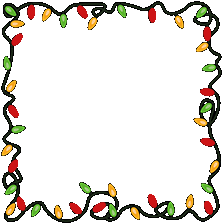
#> input picture frames/christmas_lights.gif, 224 x 224 px
$ python test-rarity-border.py
#> lines starting #> are read from the running program, lines starting #| are printed output that depends on the picture

# %%
from PIL import Image

# [8 lines of commented-out code are left out]
frame_name = "christmas_lights"

frame_gif = Image.open(f"../frames/{frame_name}.gif")
#> frame_gif is the input picture: PIL image 224x224 P; mean R, G, B, A 13.7, 9.8, 4, 41.2

image = Image.open("imgs/cat_santa.png")
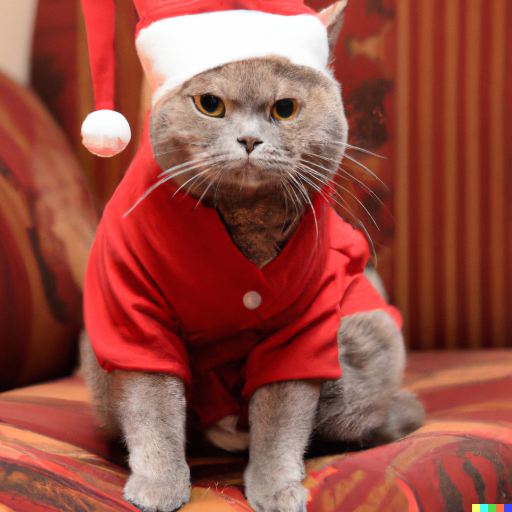
#> input picture experiments/imgs/cat_santa.png, 1024 x 1024 px (shown at 1/2 size)
#> image is the input picture: PIL image 1024x1024 RGB; mean R, G, B 150.5, 76.1, 64.9
width, height = image.size
#> width = 1024; height = 1024

# Create a black background image
if frame_name.lower() in ["speedlines", "rain_of_gold"]:
    OFFSET = 0
else:
    OFFSET = 275

base_layer = Image.new(mode="RGB", size=(width + OFFSET, height + OFFSET))
#> base_layer: PIL image 1299x1299 RGB; every value is 0
# Paste the target image on the base layer
base_layer.paste(image, (OFFSET//2, OFFSET//2))
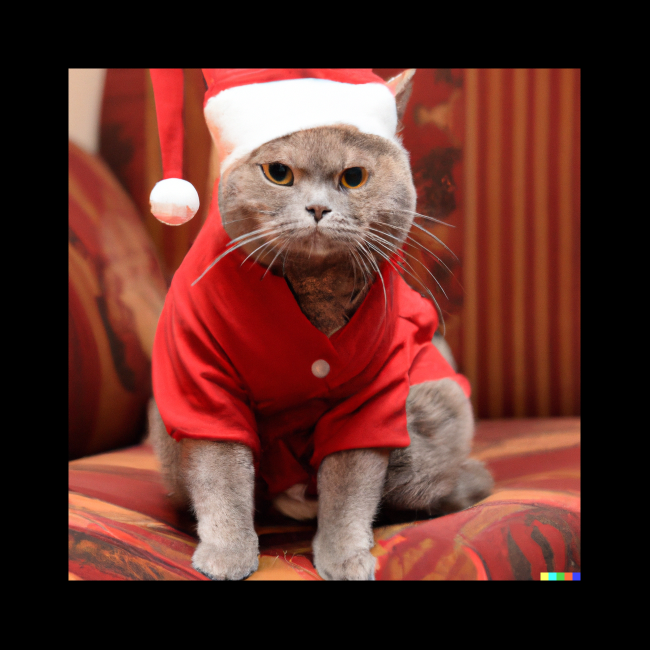
#> base_layer: PIL image 1299x1299 RGB (shown at 1/2 size); mean R, G, B 93.5, 47.3, 40.3

# Break apart the frame gif, paste it ontop of the base image, and reconstruct it in a list
gif_imgs = []
try:
    while 1:
        # Get the next frame, resize it, and add an alpha layer
        frame_gif.seek(frame_gif.tell()+1)
        frame_img = frame_gif.resize((width + OFFSET, height + OFFSET))
        frame_img = frame_img.convert('RGBA')

        # Copy the base layer image
        temp_img = base_layer.copy()
        # Then the frame on top
        temp_img.paste(frame_img, (0, 0), frame_img)

        # Add this frame to the output list
        gif_imgs.append(temp_img.copy())
except EOFError:
    pass # end of sequence

#> (the run stopped early here; a loop or call above may not have finished)
